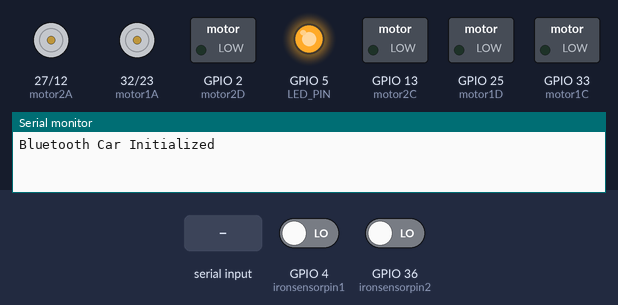
Simulated run of this sketch. Board: ESP32. Parts: motor-driver pin pairs drawn as motors (green arrow = first pin HIGH = forward, orange = second pin HIGH = backward, longer = more drive), switched loads named in the sketch (green lamp = pin HIGH), output pins drawn as LEDs (lit = HIGH), the last lines printed to the serial monitor. Inputs (shaded band) come from the test bench; at power-on: GPIO 4 (ironsensorpin1) LOW, GPIO 36 (ironsensorpin2) LOW. Nothing arrives over Bluetooth unless stated.

Above: at 1.2 s.
1.3 s: GPIO 4 (ironsensorpin1) driven HIGH
At 2.5 s:
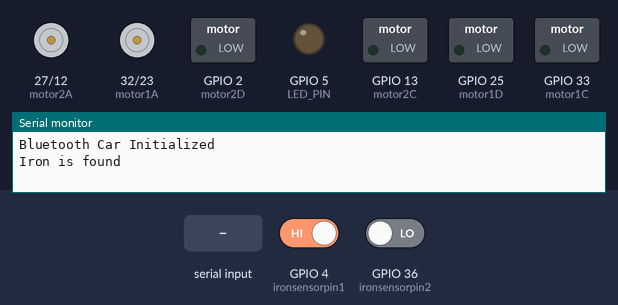
2.8 s: "F" received over the second serial link
At 4.1 s:
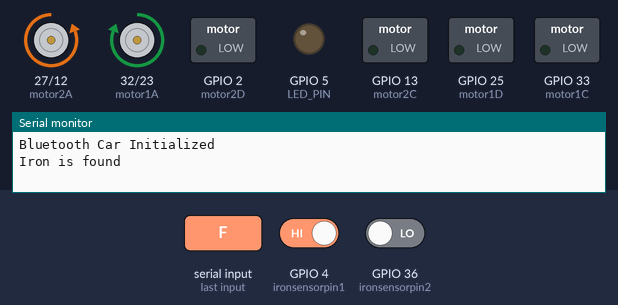
4.8 s: "B" received over the second serial link
At 5.2 s:
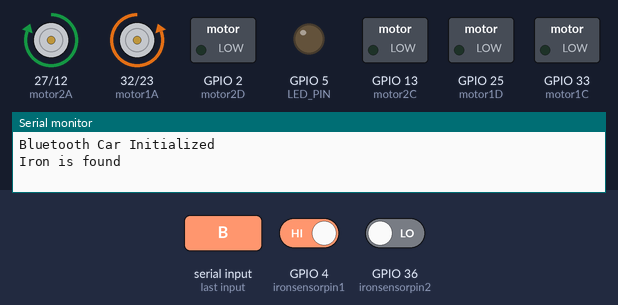
6.3 s: "L" received over the second serial link
At 7.5 s:
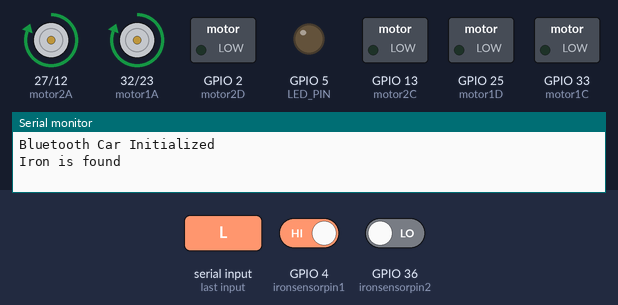
7.8 s: GPIO 4 (ironsensorpin1) driven LOW
At 8.7 s:
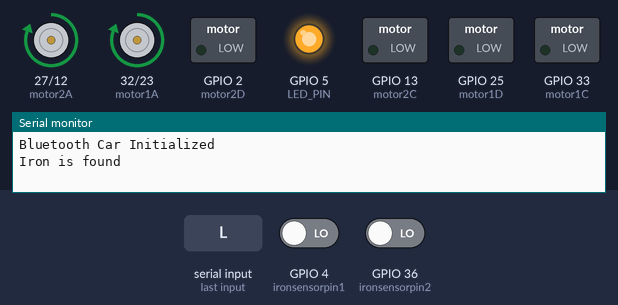
9.3 s: "R" received over the second serial link
At 9.8 s:
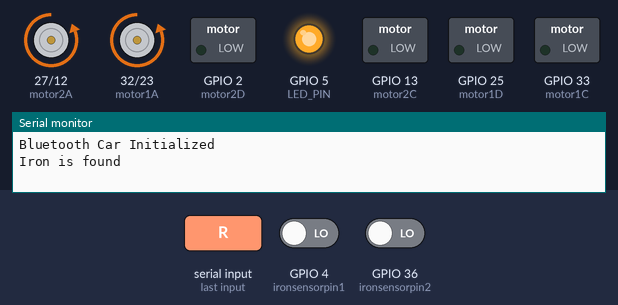
Timing chart, 0 to 11.8 s (numbered marks = the images above; inputs shaded):
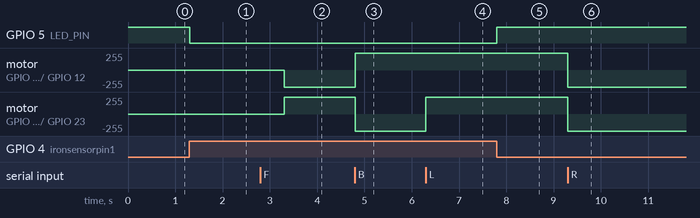

Measured:
- after the input at 1.3 s, GPIO 5 (LED_PIN): HIGH → LOW at once
- after the input at 2.8 s, motor on GPIO 27 (motor2A) / GPIO 12 (motor2B): stopped → backward 255/255 after 0.50 s; motor on GPIO 32 (motor1A) / GPIO 23 (motor1B): stopped → forward 255/255 after 0.50 s
- after the input at 4.8 s, motor on GPIO 27 (motor2A) / GPIO 12 (motor2B): backward 255/255 → forward 255/255 at once; motor on GPIO 32 (motor1A) / GPIO 23 (motor1B): forward 255/255 → backward 255/255 at once
- after the input at 6.3 s, motor on GPIO 32 (motor1A) / GPIO 23 (motor1B): backward 255/255 → forward 255/255 at once
- after the input at 7.8 s, GPIO 5 (LED_PIN): LOW → HIGH at once
- after the input at 9.3 s, motor on GPIO 27 (motor2A) / GPIO 12 (motor2B), motor on GPIO 32 (motor1A) / GPIO 23 (motor1B): forward 255/255 → backward 255/255 at once

The sketch:

iron_detecting_robot.ino
```cpp
#include "BluetoothSerial.h"

#define LED_PIN 5 // if iron found that led will turn off
int ironsensorpin1 = 4;
int ironsensorpin2 = 36;
bool ironFound = false;

const int motor1A = 32;
const int motor1B = 23;
const int motor1C = 33;
const int motor1D = 25;

const int motor2A = 27;
const int motor2B = 12;
const int motor2C = 13;
const int motor2D = 2;

// Bluetooth
BluetoothSerial SerialBT;

// Function prototypes
void moveForward();
void moveBackward();
void turnLeft();
void turnRight();
void forwardRight();
void forwardLeft();
void backwardRight();
void backwardLeft();
void stopCar();
void checkIronState();
void sendTextMessage(String message);

// Speed control
int speed = 255; // Default speed (range from 0 to 255)

// Pins for PWM
const int pwmChannel1A = 0;
const int pwmChannel1B = 1;
const int pwmChannel2A = 2;
const int pwmChannel2B = 3;

void setup() {
  Serial.begin(115200);
  SerialBT.begin("ESP32_BT_Car"); // Bluetooth device name

  pinMode(ironsensorpin1, INPUT);
  pinMode(ironsensorpin2, INPUT);
  pinMode(LED_PIN, OUTPUT);
  digitalWrite(LED_PIN, HIGH); // Turn on LED initially

  // Initialize motor pins for motor drive 1
  pinMode(motor1A, OUTPUT);
  pinMode(motor1B, OUTPUT);
  pinMode(motor1C, OUTPUT);
  pinMode(motor1D, OUTPUT);

  // Initialize motor pins for motor drive 2
  pinMode(motor2A, OUTPUT);
  pinMode(motor2B, OUTPUT);
  pinMode(motor2C, OUTPUT);
  pinMode(motor2D, OUTPUT);

  // Set up PWM channels
  ledcSetup(pwmChannel1A, 5000, 8);
  ledcSetup(pwmChannel1B, 5000, 8);
  ledcSetup(pwmChannel2A, 5000, 8);
  ledcSetup(pwmChannel2B, 5000, 8);

  // Attach PWM channels to pins
  ledcAttachPin(motor1A, pwmChannel1A);
  ledcAttachPin(motor1B, pwmChannel1B);
  ledcAttachPin(motor2A, pwmChannel2A);
  ledcAttachPin(motor2B, pwmChannel2B);

  Serial.println("Bluetooth Car Initialized");
}

void loop() {
  if (SerialBT.available()) {
    char command = SerialBT.read();

    // Move forward
    if (command == 'F') {
      moveForward();
    }
    // Move backward
    else if (command == 'B') {
      moveBackward();
    }
    // Turn left
    else if (command == 'L') {
      turnLeft();
    }
    // Turn right
    else if (command == 'R') {
      turnRight();
    }
    // Stop
    else if (command == 'S') {
      stopCar();
    }
    // Move forward right
    else if (command == 'G') {
      forwardRight();
    }
    // Move forward left
    else if (command == 'I') {
      forwardLeft();
    }
    // Move backward right
    else if (command == 'J') {
      backwardRight();
    }
    // Move backward left
    else if (command == 'H') {
      backwardLeft();
    }
    // Increase speed
    else if (command == '+') {
      speed = min(255, speed + 10);
      Serial.println("Speed: " + String(speed));
    }
    // Decrease speed
    else if (command == '-') {
      speed = max(0, speed - 10);
      Serial.println("Speed: " + String(speed));
    }
  }
  checkIronState();
}

// Functions to control the car
void moveForward() {
  ledcWrite(pwmChannel1A, speed);
  ledcWrite(pwmChannel1B, 0);
  ledcWrite(pwmChannel2A, 0);
  ledcWrite(pwmChannel2B, speed);
}

void moveBackward() {
  ledcWrite(pwmChannel1A, 0);
  ledcWrite(pwmChannel1B, speed);
  ledcWrite(pwmChannel2A, speed);
  ledcWrite(pwmChannel2B, 0);
}

void turnLeft() {
  ledcWrite(pwmChannel1A, speed);
  ledcWrite(pwmChannel1B, 0);
  ledcWrite(pwmChannel2A, speed);
  ledcWrite(pwmChannel2B, 0);
}

void turnRight() {
  ledcWrite(pwmChannel1A, 0);
  ledcWrite(pwmChannel1B, speed);
  ledcWrite(pwmChannel2A, 0);
  ledcWrite(pwmChannel2B, speed);
}

void forwardRight() {
  ledcWrite(pwmChannel1A, speed / 2);
  ledcWrite(pwmChannel1B, 0);
  ledcWrite(pwmChannel2A, 0);
  ledcWrite(pwmChannel2B, speed);
}

void forwardLeft() {
  ledcWrite(pwmChannel1A, speed);
  ledcWrite(pwmChannel1B, 0);
  ledcWrite(pwmChannel2A, 0);
  ledcWrite(pwmChannel2B, speed / 2);
}

void backwardRight() {
  ledcWrite(pwmChannel1A, 0);
  ledcWrite(pwmChannel1B, speed / 2);
  ledcWrite(pwmChannel2A, speed);
  ledcWrite(pwmChannel2B, 0);
}

void backwardLeft() {
  ledcWrite(pwmChannel1A, 0);
  ledcWrite(pwmChannel1B, speed);
  ledcWrite(pwmChannel2A, speed / 2);
  ledcWrite(pwmChannel2B, 0);
}

void stopCar() {
  ledcWrite(pwmChannel1A, 0);
  ledcWrite(pwmChannel1B, 0);
  ledcWrite(pwmChannel2A, 0);
  ledcWrite(pwmChannel2B, 0);
}

// Function to check the state of the iron sensors
void checkIronState() {
  int ironState1 = digitalRead(ironsensorpin1);
  int ironState2 = digitalRead(ironsensorpin2);

  if (ironState1 == HIGH || ironState2 == HIGH) {
    // Iron is found
    if (!ironFound) {
      ironFound = true;
      stopCar();
      sendTextMessage("Iron is found");
      digitalWrite(LED_PIN, LOW); // Turn off LED
      delay(2000);
    }
  } else {
    // Iron is not found
    if (ironFound) {
      ironFound = false;
      digitalWrite(LED_PIN, HIGH); // Turn on LED
    }
  }
}

void sendTextMessage(String message) {
  // Code to send a text message via GSM module goes here
  Serial.println(message);
}
```
